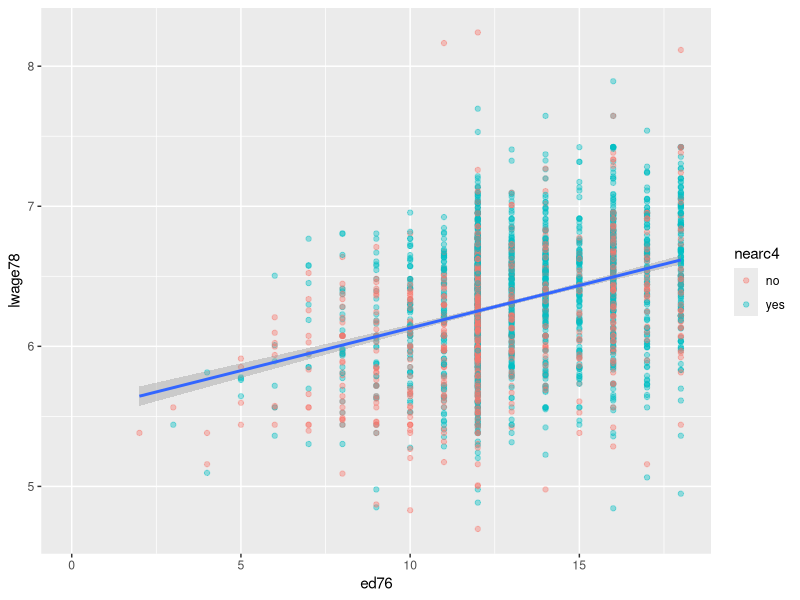
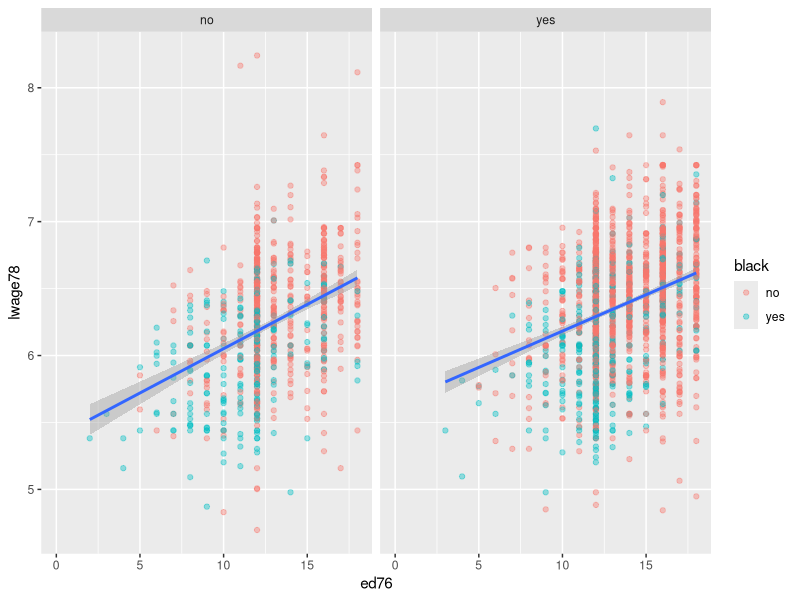
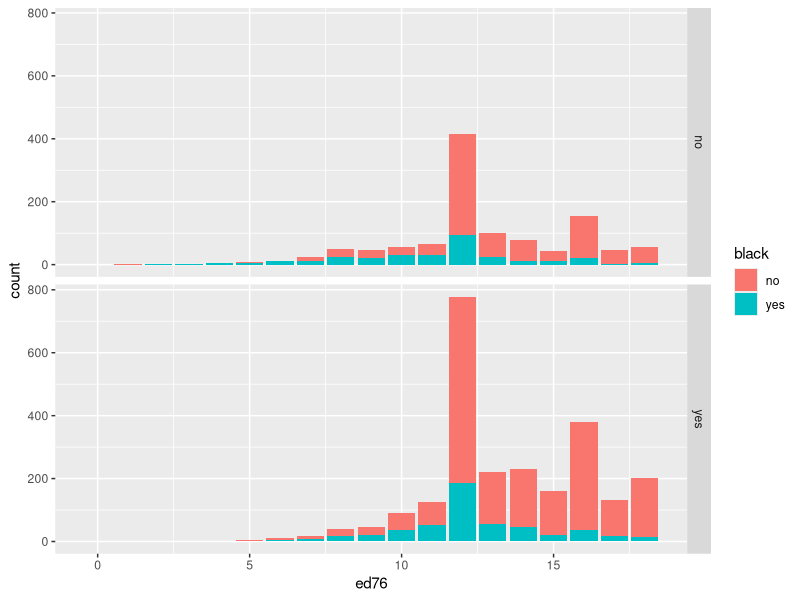

Write the R code that produced these figures, in order.
## ---- chunk 1
library(tidyverse)
library(knitr)
library(magrittr)
library(AER)
library(broom)
## ---- chunk 2
knitr::opts_chunk$set(warning = FALSE, message = FALSE)
## ---- chunk 3
data <- read.table("Data/nls.dat") %>% as_data_frame()
kable(data)
## ---- chunk 4
colnames(data) <-(c("id","nearc2","nearc4","nearc4a","nearc4b","ed76","ed66","age76","daded","nodaded","momed","nomomed","weight","momdad14","sinmom14","step14","reg661","reg662","reg663","reg664","reg665","reg666","reg667","reg668","reg669","south66","work76","work78","lwage76","lwage78","famed","black","smsa76r","smsa78r","reg76r","reg78r","reg80r","smsa66r","wage76","wage78","wage80","noint78","noint80","enroll76","enroll78","enroll80","kww","iq","marsta76","marsta78","marsta80","libcrd14"))

data %<>% mutate_if(is_character,suppressWarnings(as.numeric))
head(data)
## ---- chunk 5
data <- data %>% mutate(exp76 =  age76-ed76 - 6)
data <- data %>% mutate(exp762 = exp76 ** 2)
## ---- chunk 6
data_summary <- data[-1] %>%
  summarise_all(list(
    Min = min, 
    Mean = mean, 
    Max = max,
    SD = sd)) %>%
  pivot_longer(everything(),
               names_to = c("Var","Stat"),
               names_sep = "_") %>%
  pivot_wider(names_from = "Stat") %>% column_to_rownames("Var") 
data_summary %>% kable()
## ---- chunk 7
data_to_plot <- data %>% 
  mutate(
    black = factor(black,labels = c("no","yes")),
    nearc4=factor(nearc4,labels = c("no","yes")),
         )
## ---- chunk 8
data_to_plot %>% ggplot(aes(ed76,lwage78)) +
  geom_point(aes(
    color = nearc4),
    alpha =0.4 ) +
  geom_smooth(method = lm)
## ---- chunk 9
data_to_plot %>% ggplot(aes(ed76,lwage78)) +
  geom_point(aes(
    color = black),
    alpha =0.4 ) +
  geom_smooth(method = lm)+
  facet_grid(cols = vars(nearc4))
## ---- chunk 10
data_to_plot %>% ggplot(aes(ed76)) + 
  geom_bar(aes(
    fill = black)) + 
  facet_grid(row = vars(nearc4))

## ---- chunk 11
ols_model <- data %>% lm(lwage78~ed76 + exp76 +exp762+smsa76r+ reg76r+smsa66r+              
+reg662+reg663+reg664+reg665+reg666+reg667+reg668+reg669, data = .)
kable(tidy(ols_model))
## ---- chunk 12
IV_model <- data %>% ivreg(lwage78~ed76 + exp76 +exp762+smsa76r+reg76r+smsa66r+reg662+reg663+reg664+reg665+reg666+reg667+reg668+reg669|exp76 +exp762+smsa76r+reg76r+smsa66r+reg662+reg663+reg664+reg665+reg666+reg667+reg668+reg669 + nearc4, data = .)
kable(tidy(IV_model))
